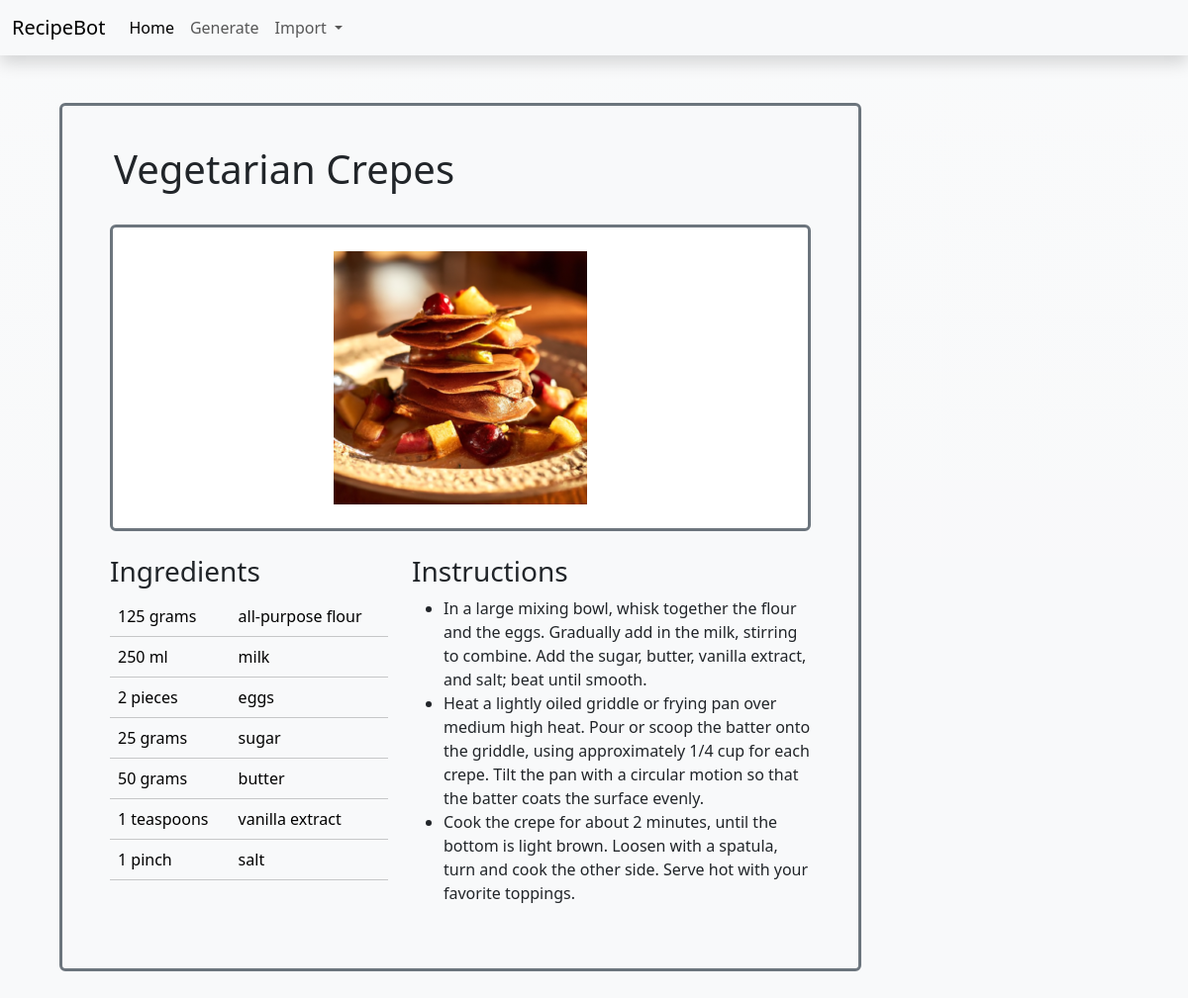
The page /recipe/4 on the database its author committed.
### app/models.py (models this page shows, shortened)
class Recipe(db.Model):
    id = db.Column(db.Integer, primary_key=True)
    title = db.Column(db.String(64), index=True)
    image_id = db.Column(db.String(64))
    vegetarian = db.Column(db.Boolean())
    dish_type = db.Column(db.String(64))
    timestamp = db.Column(db.DateTime, index=True, default=datetime.utcnow)
    ingredients = db.relationship('Ingredients', backref='recipe', lazy='dynamic')
    instructions = db.relationship('Instructions', backref='recipe', lazy='dynamic')

class Ingredients(db.Model):
    id = db.Column(db.Integer, primary_key=True)
    name = db.Column(db.String(140))
    unit = db.Column(db.String(140))
    amount = db.Column(db.Float())
    recipe_id = db.Column(db.Integer, db.ForeignKey('recipe.id'))

class Instructions(db.Model):
    id = db.Column(db.Integer, primary_key=True)
    instruction = db.Column(db.String(140))
    recipe_id = db.Column(db.Integer, db.ForeignKey('recipe.id'))

### app/routes.py (the view)
@app.route('/recipe/<id>')
def recipe(id):
    recipe = Recipe.query.filter_by(id=id).first_or_404()
    ingredients = []
    for ingredient in recipe.ingredients:
        if ingredient.amount.is_integer():
            amount = int(ingredient.amount)
        else:
            amount = ingredient.amount
        ingredients.append({'name':ingredient.name, 'unit':ingredient.unit, 'amount': amount})
    instructions = []
    for instruction in recipe.instructions:
         instructions.append(instruction.instruction)
    recipe_data = {
         'title':recipe.title,
         'ingredients':ingredients,
         'instructions':instructions
    }
    return render_template('recipe.html', title='Recipe Bot', recipe=recipe_data, image = recipe.image_id)

### app/templates/recipe.html
{% extends "base.html" %}
{% block app_content %}
<div class="content rounded bg-light text-dark p-4 border border-3 border-secondary w-75 ">
    <div class="row m-3">
        <h1>{{ recipe.title }}</h1>
    </div>
    <div class="d-flex align-items-center justify-content-center m-4">
        <div class="row rounded bg-white text-dark border border-3 border-secondary w-100">
            <div class = "col ">
                <img src="{{url_for('static',filename='img/' + image)}}" class="rounded mx-auto d-block p-4" alt="centered image"></img>
            </div>
        </div>
    </div>
    <div class="m-4">
    <div class="row">
        <div class="col-5">
            <h3>Ingredients</h3>
            <table class="table">
                <tbody>
                    {% for ingredient in recipe.ingredients %}
                    <tr class="table-light">
                      <td>{{ ingredient.amount }} {{ ingredient.unit }}</td>
                      <td>{{ ingredient.name }}</td>
                    </tr>
                    {% endfor %}
                </tbody>
            </table>
        </div>
        <div class="col-7">
            <h3>Instructions</h3>
            <ul>
                {% for instruction in recipe.instructions %}
                <li>{{ instruction }}</li>
                {% endfor %}
            </ul>
        </div>
    </div>
    </div>
</div>
{% endblock %}

### rows shown on the page
Recipe: title "Vegetarian Crepes", image (picture)
Ingredients: amount "125", unit "grams", name "all-purpose flour"
Ingredients: amount "250", unit "ml", name "milk"
Ingredients: amount "2", unit "pieces", name "eggs"
Ingredients: amount "25", unit "grams", name "sugar"
Ingredients: amount "50", unit "grams", name "butter"
Ingredients: amount "1", unit "teaspoons", name "vanilla extract"
Ingredients: amount "1", unit "pinch", name "salt"
Instructions: instruction "In a large mixing bowl, whisk together the flour and the eggs. Gradually add in the milk, stirring to combine. Add the sugar, butter, vanilla extract, and salt; beat until smooth."
Instructions: instruction "Heat a lightly oiled griddle or frying pan over medium high heat. Pour or scoop the batter onto the griddle, using approximately 1/4 cup for each crepe. Tilt the pan with a circular motion so that the batter coats the surface evenly."
Instructions: instruction "Cook the crepe for about 2 minutes, until the bottom is light brown. Loosen with a spatula, turn and cook the other side. Serve hot with your favorite toppings."
